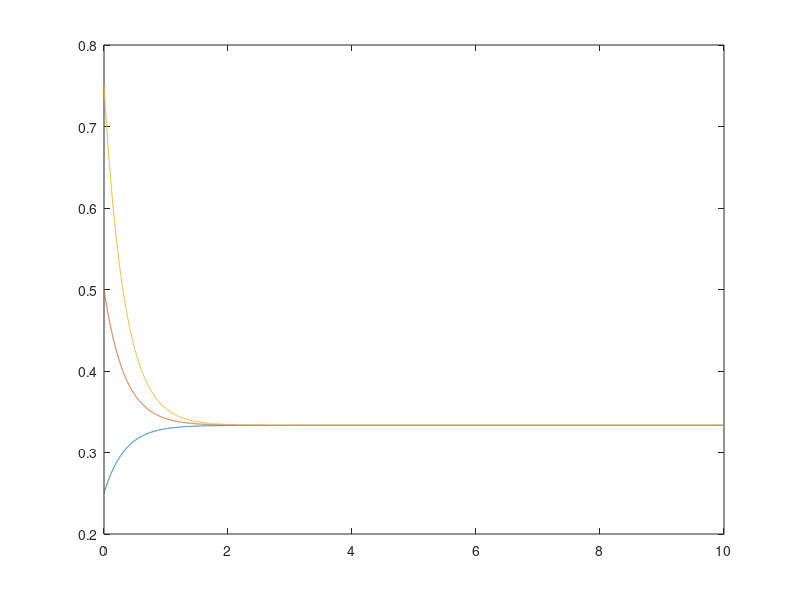

Recreate this plot in MATLAB.
%% parameter
alpha = [1 2 4];
beta = [2 1 1];
Nparameter=3;

S0 = [0.25 0.5 0.75];


dt = 0.001;
t_max=10;
t = 0:dt:t_max;
Nt=length(t);

S = zeros(1, Nt);
S(1,1)=S0(2);

for parameter= 1:Nparameter
    S = zeros(1, Nt);
    S(1,1)=S0(parameter);
    for i = 2: Nt
        dS = (alpha(1)*(1-S(1,i-1))-beta(1)*S(1,i-1))*dt;
        S(1,i)=S(1,i-1)+dS;
       
    end
    plot(t, S);
    hold on
end


